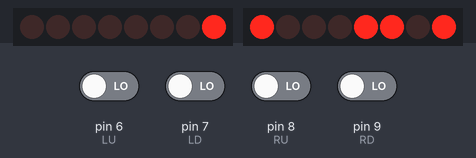
Bench run of a sketch on a simulated Arduino Uno, built with avr-gcc and run on an emulated ATmega328P. On the bench: 2 × 8 shift-register outputs drawn as a row of LEDs (first output left, lit = HIGH). Wiring (inferred from the names in the program): 2 × shift register (74HC595): data pin 1, shift clock pin 13, latch pin 4 / data pin 2, shift clock pin 3, latch pin 5. Wiring (inferred from the signals the program sends): 2 × row of LEDs: on Q0, Q1, Q2, Q3, Q4, Q5, Q6, Q7 / on Q0, Q1, Q2, Q3, Q4, Q5, Q6, Q7. Inputs (shaded band) come from the test bench; at power-on: pin 6 (LU), pin 7 (LD), pin 8 (RU), pin 9 (RD) LOW.

Above: at 1.2 s.
1.3 s: pin 9 (RD) driven HIGH
At 2.1 s:
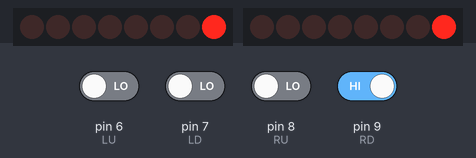
3.8 s: pin 7 (LD) driven HIGH
At 5.15 s:
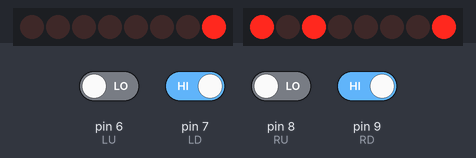
6.8 s: pin 6 (LU) driven HIGH
9.8 s: pin 7 (LD) driven LOW
At 11.2 s:
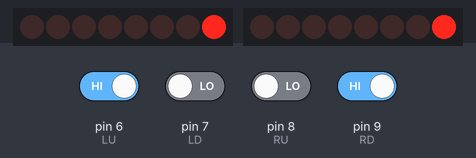
12.8 s: pin 8 (RU) driven HIGH and pin 9 (RD) driven LOW
At 14.61 s:
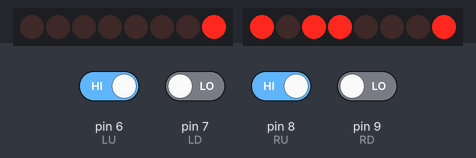
15.8 s: pin 7 (LD) driven HIGH
Timing chart, 0 to 19.8 s (numbered marks = the images above; inputs shaded):
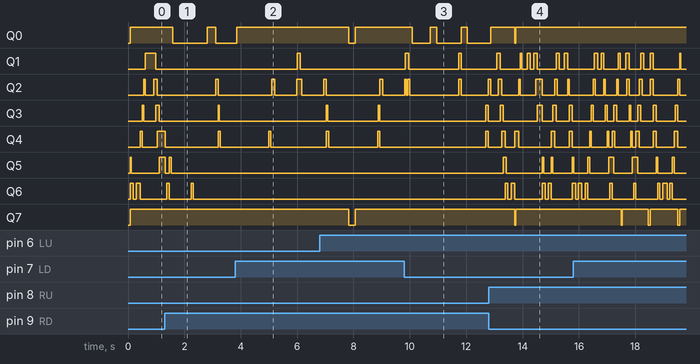

The sketch:

Test1.ino
```cpp
const int DSRow = 1; // subject to change
const int DSCol = 2; // subject to change
const int DClock = 3; // subject to change
const int DLatchR = 4; // subject to change
const int DLatchC = 5; // subject to change

const int DClock2 = 13; // test

const int LU = 6;
const int LD = 7;

const int RU = 8;
const int RD = 9;

bool LeftUp;
bool LeftDown;

bool RightUp;
bool RightDown;


void refreshScreen();
void gameOver();
void showScreen();
void drawpixel(int px, int py, bool p);

struct position {
    float x;
    float y;
};

struct velocity {
    float x;
    float y;
};

byte Screen[8] = {0b00000000,
                  0b00000000,
                  0b00000000,
                  0b00000000,
                  0b00000000,
                  0b00000000,
                  0b00000000,
                  0b00000000}; // This will be the screen. 64 bits.

class paddle {
public:
    position pos;
    paddle(int a) {
        pos.x = a * 7;
        pos.y = 0;
    }

    void setpaddle() {
        drawpixel(pos.x, pos.y - 1, 1);
        drawpixel(pos.x, pos.y, 1);
        drawpixel(pos.x, pos.y + 1, 1);
    }

    void moveup() {
        pos.y -= 1;
    }

    void movedown() {
        pos.y += 1;
    }
};

class ball {
public:
    position pos; // There are reasons for this
    velocity vel;

    ball() {
        pos.x = 5;
        pos.y = 4;
        vel.x = 0.5;
        vel.y = 0.5;
    }

    void setball() {
        drawpixel(pos.x, pos.y, 1);
    }

    void Move() {
        pos.x += vel.x;
        pos.y += vel.y;
        delay(20);
    }
};

void setup() {
      // put your setup code here, to run once:
      pinMode(DSRow, OUTPUT);
      pinMode(DSCol, OUTPUT);
      pinMode(DClock, OUTPUT);
      pinMode(DLatchR, OUTPUT);
      pinMode(DLatchC, OUTPUT);

      pinMode(DClock2, OUTPUT);

      pinMode(LU, INPUT);
      pinMode(LD, INPUT);
      pinMode(RU, INPUT);
      pinMode(RD, INPUT);

}

void loop() {
    paddle pL(0), pR(1);
    ball b;
    while(true) {
        RightUp = digitalRead(RU);
        LeftUp = digitalRead(LU);

        RightDown = digitalRead(RD);
        LeftDown = digitalRead(LD);
        // Yet to implement player inputs;
        b.Move();
        refreshScreen();

        if((pL.pos.x == (b.pos.x - 1) && pL.pos.y == b.pos.y) || (pR.pos.x == (b.pos.x + 1) && pR.pos.y == b.pos.y)) {
            b.vel.x *= -1;
        }

        if((pL.pos.x == (b.pos.x - 1) && pL.pos.y == b.pos.y + 1) || (pR.pos.x == (b.pos.x + 1) && pR.pos.y == b.pos.y + 1)) {
            b.vel.x *= -1;
        }

        if((pL.pos.x == (b.pos.x - 1) && pL.pos.y == b.pos.y - 1) || (pR.pos.x == (b.pos.x + 1) && pR.pos.y == b.pos.y - 1)) {
            b.vel.x *= -1;
        }

        if(RightUp == HIGH) {
            if(pR.pos.y > 0) {
                pR.pos.y -= 1;
            }
        }

        if(LeftUp == HIGH) {
            if(pL.pos.y > 0) {
                pL.pos.y -= 1;
            }
        }

        if(RightDown == HIGH) {
            if(pR.pos.y < 7) {
                pR.pos.y += 1;
            }
        }

        if(LeftDown == HIGH) {
            if(pL.pos.y < 7) {
                pL.pos.y += 1;
            }
        }

        if(b.pos.y == 0 || b.pos.y == 8) {
            b.vel.y *= -1;
        }

        if(b.pos.x == 8) {
            // ToDo : Game over for right
            b.vel.x *= -1;
        }

        if(b.pos.x == -1) {
            // ToDo : Game over for left
            b.vel.x *= -1;
        }

        pL.setpaddle();
        pR.setpaddle();
        b.setball();

        showScreen();
    }
    //  gameOver();
}

void refreshScreen() {
    for(int i = 0; i < 8; i++) {
      Screen[i] = 0x00;
    }
    return;
}

void drawpixel(int px, int py, bool p) {
  // pixel drawing.
  byte Mask;

  if (p == 1) {
    Mask = 0b10000000;
    Mask = Mask >> px;
    Screen[py] |= Mask;
  }
  else {
    Mask = 0b01111111;
    Mask = Mask >> px;
    Screen[py] &= Mask;
  }
  return;
}

void showScreen() {
  byte RowCycle = 0b10000000; // 8 bits
  byte ColCycle;

  for(int i = 0; i < 8; i++) {
      ColCycle = Screen[i];

      digitalWrite(DLatchC, LOW);
      digitalWrite(DLatchR, LOW);

      shiftOut(DSRow, DClock2, LSBFIRST, RowCycle);
      shiftOut(DSCol, DClock, LSBFIRST, ColCycle);
      //shiftOut(DSCol, DClock, LSBFIRST, ColCycle);

      digitalWrite(DLatchC, HIGH);
      digitalWrite(DLatchR, HIGH);


      RowCycle = RowCycle >> 1;

      delay(1); // The simulation is not running at lower values of the delay.
    }
}

void gameOver() {
  for(int i = 0; i < 8; i++) {
      drawpixel(i, i, 1);
      drawpixel(7 - i, i, 1);
  }
  showScreen();
}
```
